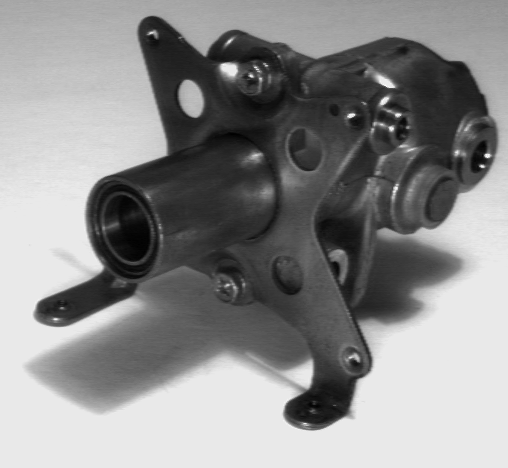
%> input picture COMP61342 Computer Vision/Stereo Vision Algorithms/shaft3rec.l.pgm, 508 x 468 px
$ octave stereo.m   (GNU Octave 9; MATLAB toolbox functions it lacks are replaced by stand-ins)
%> lines starting %> are read from the running program, lines starting %| are printed output that depends on the picture; in (x1, y1, x2, y2) boxes, pixels count from 0 and x2, y2 are one past the last pixel; in counts of white or black regions, pixels touching at a corner belong together; the program's own positions count from 1
% stereo.m
% A simple script for stereo
%
% G.J. Edwards   gje@sv1.smb.man.ac.uk
%
% Notes for NAT/CJT..... I could make this considerably quicker by vectorizing
% 			the matching completely, but it would be for
%			a beginner to understand.
% 			 You can ignore any concatenation warnings
%			it's just warning you about concatenating
% 			empty vectors.
%			 I could probably fix it, but anyway.

% Load your images here, I've just generated some random data
% -----------------------------------------------------------
left_image = imread('shaft3rec.l.pgm');
%> left_image: size 468x508 uint8; min 0, max 251, mean 140.8
right_image = imread('shaft3rec.r.pgm');
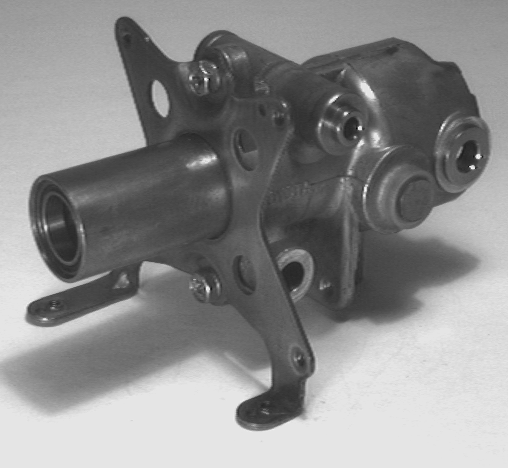
%> input picture COMP61342 Computer Vision/Stereo Vision Algorithms/shaft3rec.r.pgm, 508 x 468 px
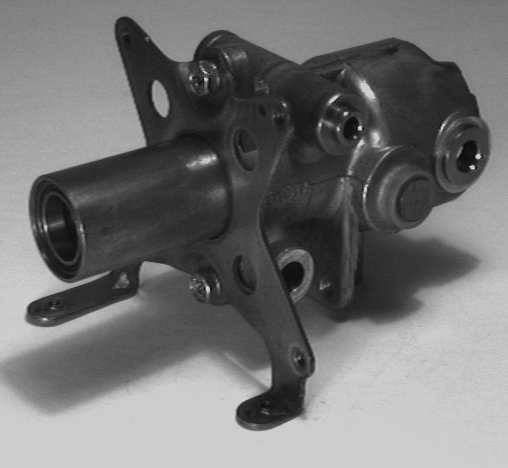
%> right_image: size 468x508 uint8; min 0, max 222, mean 115.4

% Find the edges ( like this for instance, but however you like)
% -------------------------------------------------------------
left_edge_image = edge(left_image,'approxcanny', 0.25);
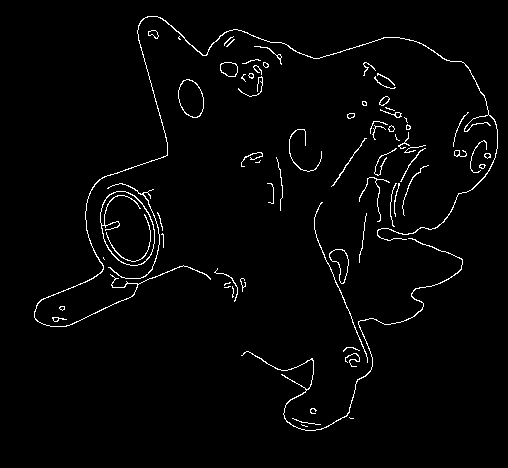
%> left_edge_image: size 468x508 logical; 2.2% white in thin lines or dots, all inside (x1, y1, x2, y2) = (34, 16, 498, 431)
right_edge_image = edge(right_image,'approxcanny', 0.24);
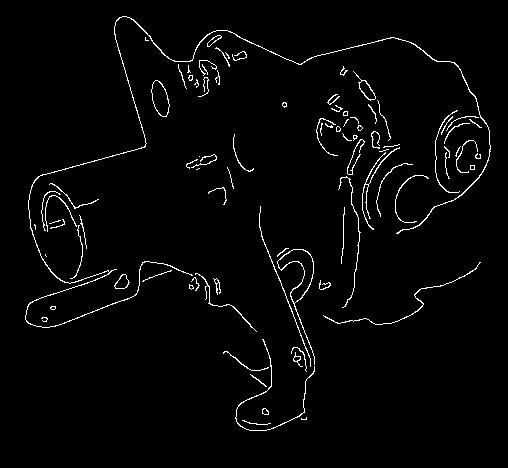
%> right_edge_image: size 468x508 logical; 2.4% white in thin lines or dots, all inside (x1, y1, x2, y2) = (25, 16, 491, 431)

% Display everything
% ------------------
figure(1);
subplot(2,2,1);
imagesc(left_image);
axis image, axis off, colormap gray;
title('Left Image');
subplot(2,2,2);
imagesc(right_image);
axis image, axis off, colormap gray;
title('Right Image');

subplot(2,2,3);
imagesc(left_edge_image);
axis image, axis off, colormap gray;
title('Left Edge Image');
subplot(2,2,4);
imagesc(right_edge_image);
axis image, axis off, colormap gray;
title('Right Edge Image');


% Now do the matching ( a basic understanding of Matlab is needed here )
% -----------------------------------------------------------------------
num_rows = size(left_image,1);
%> num_rows = 468
num_cols = size(right_image,2);
%> num_cols = 508
array_of_disparities = [];

for r = 1:num_rows
	left_edge_pixels = find(left_edge_image(r,:));
	for i = left_edge_pixels
		i1 = find(right_edge_image(r,:));
		disparities = (i1 - i)';
		num_matches = size(disparities,1);
		left_coords = repmat([i,r],num_matches,1);
		array_of_disparities = [array_of_disparities; [left_coords, disparities] ];
	end
end
%> this loop made 468 passes
%> left_edge_pixels on passes 17 to 19: [148 149 150 151 152 153 154 155 156 157 158], [146 147 148 159 160 161], [144 145 161 162 163]

% Focal Length
f_mm = 17;
px_size_mm = 0.011;
f_px = f_mm / px_size_mm;

% vars
Xs = [];
Ys = [];
Zs = [];
k = 1000000;
b = 0;

for i = 1:size(array_of_disparities, 1)
    xl = array_of_disparities(i, 1);
    yl = array_of_disparities(i, 2);
    Z = 1 / (k + array_of_disparities(i, 3) * px_size_mm);
    X = Z * ( xl / f_mm) - ( b / 2 );
    Y = Z * ( yl / f_mm);

    Zs = [Zs; Z];
    Xs = [Xs; X];
    Ys = [Ys; Y];
end
%> this loop made 90179 passes
%> (xl, yl, X, Y) on passes 9 to 11: (149, 17, 8.76e-06, 1e-06), (149, 17, 8.76e-06, 1e-06), (150, 17, 8.82e-06, 1e-06)

maxZ = max(Zs(:));
%> maxZ = 1e-06
minZ = min(Zs(:));
%> minZ = 1e-06

maxX = max(Xs(:));
%> maxX = 2.93e-05
minX = min(Xs(:));
%> minX = 2.06e-06

maxY = max(Ys(:));
%> maxY = 2.54e-05
minY = min(Ys(:));
%> minY = 1e-06

Zscaled = (Zs - minZ) / (maxZ - minZ);
Xscaled = (Xs - minX) / (maxX - minX);
Yscaled = (Ys - minY) / (maxY - minY);

clf;
scatter(Xscaled, Zscaled, 1, '.');
% scatter(Xscaled, Zscaled, 1, '.');
% scatter3(Xscaled, Yscaled, Zscaled, 1, '.');
% set(gca,'Xdir','reverse')
title({'Graph of reconstructed image viewed from the above (X, Z)', 'Disparity and focal length in millimetres, k = 10000, Approxcanny'});
xlabel('X') % x-axis label
ylabel('Z') % y-axis label
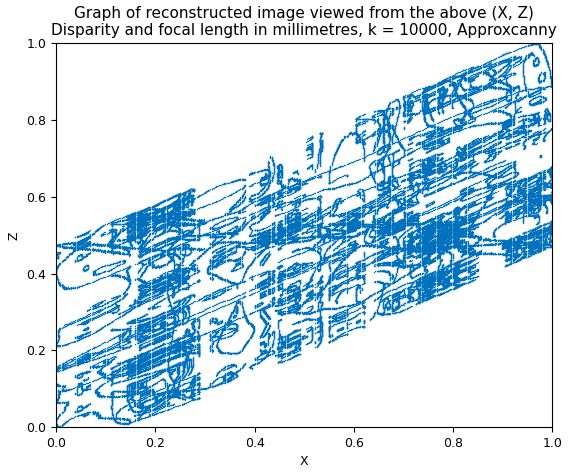
%> figure redrawn from the program's plot data


% Display the table of candidate matches
% --------------------------------------
array_of_disparities;
